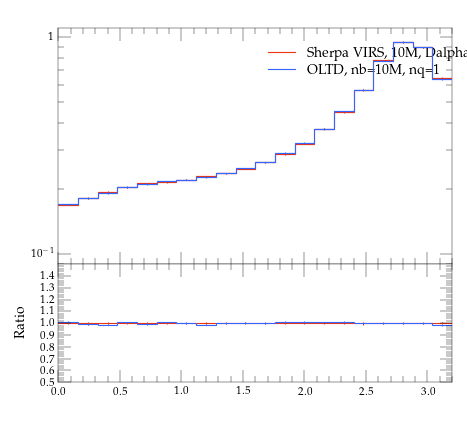

The script that saved this image:
#! /usr/bin/env python

# This Python script was auto-generated using YODA v2.0.0.
# Analysis object: /evtb/inc_tjg_dphi
# Timestamp: 16-04-2024 (10:05:22)

import matplotlib as mpl
import matplotlib.pyplot as plt
mpl.use('Agg') # comment out for interactive use
import os
import numpy as np

plotDir = os.path.split(os.path.realpath(__file__))[0]
if 'YODA_USER_PLOT_PATH' in globals():
    plot_outdir = globals()['YODA_USER_PLOT_PATH']
else:
    plot_outdir = plotDir

#plot style
plt.style.use(os.path.join(plotDir, '../default.mplstyle'))
# plot metadata
figW, figH = plt.rcParams['figure.figsize']
ax_xLabel = r''
ax_yLabel = r''
ax_title  = r''
ax_xScale = 'linear'
ax_yScale = 'log'
xLims = (0.0, 3.2)
yLims = (0.09000000000000001, 1.1)

# TeX-friendly labels for the legend
labels = [ r"Sherpa VIRS, 10M, Dalpha=0.01", r"OLTD, nb=10M, nq=1" ]

# Create figure and axis objects
fig, (ax, ratio0_ax) = plt.subplots(2, 1, sharex=True,
                  figsize=(figW,figH), gridspec_kw={'height_ratios': (2, 1)})
ratio0_ax.yaxis.set_major_locator(mpl.ticker.MultipleLocator(0.1))
ratio0_ax.set_ylim(0.5, 1.4999)
ratio0_ax.set_ylabel('Ratio')

# LineColor map: curve index -> color
linecolors = {0: '#EE3311', 1: '#3366FF'}
# the numerical data is stored in a separate file
dataf = dict()
prefix = os.path.split(__file__)[0]
if prefix:    prefix = prefix + '/'
exec(open(prefix+'inc_tjg_dphi__data.py').read(), dataf)


legend_handles = [] # keep track of handles for the legend

# style options for curves
# starts at zorder>=5 to draw curve on top of legend
styles = {
  'curve0': {
    'color' : linecolors[0],
    'linestyle' : '-',
    'marker' : 'o',
    'zorder' : 5,
    'histstyle' : True,
  },
  'curve1': {
    'color' : linecolors[1],
    'linestyle' : '-',
    'marker' : 'o',
    'zorder' : 6,
    'histstyle' : True,
  },
}
# curve from input yoda files in main panel
for label in dataf['yvals'].keys():
    if all(np.isnan(v) for v in dataf['yvals'][label]):
        continue
    tmp = None
    if styles[label]['histstyle']: # draw as histogram
        tmp, = ax.plot(dataf['xedges'], dataf['yedges'][label],
                       color=styles[label]['color'],
                       linestyle=styles[label]['linestyle'],
                       drawstyle='steps-pre', solid_joinstyle='miter',
                       zorder=styles[label]['zorder'], label=label)
        ax.errorbar(dataf['xpoints'], dataf['yvals'][label], color=styles[label]['color'],
                    xerr=dataf['xerrs'], yerr=[dataf['ydowns'][label], dataf['yups'][label]],
                    linestyle='none', zorder=styles[label]['zorder'])
    else: # draw as scatter
        tmp = ax.errorbar(dataf['xpoints'], dataf['yvals'][label],
                          xerr=dataf['xerrs'],
                          yerr=[ dataf['ydowns'][label],
                          dataf['yups'][label] ],
                          fmt=styles[label]['marker'],
                          ecolor=styles[label]['color'],
                          color=styles[label]['color'], zorder=2)
        tmp[-1][0].set_linestyle(styles[label]['linestyle'])
    legend_handles += [tmp]
    for varLabel in dataf['variation_yvals'].keys():
        if varLabel.startswith(label):
            tmp, = ax.plot(dataf['xedges'], dataf['variation_yvals'][varLabel],
                           color=styles[label]['color'],
                           linestyle=styles[label]['linestyle'],
                           drawstyle='steps-pre', solid_joinstyle='miter',
                           zorder=styles[label]['zorder'], alpha=0.5)


# plots on ratio panel
# curve from input yoda files in ratio panel
for label, yvals in dataf['ratio0_yvals'].items():
    if all(np.isnan(v) for v in yvals):
        continue
    if styles[label]['histstyle']: # plot as histogram
        ratio0_ax.plot(dataf['xedges'], yvals,
                       color=styles[label]['color'],
                       linestyle=styles[label]['linestyle'],
                       drawstyle='steps-pre', zorder=1,
                       solid_joinstyle='miter')
        ratio0_ax.vlines(dataf['xpoints'],
                         dataf['ratio0_ymin'][label],
                         dataf['ratio0_ymax'][label],
                         color=styles[label]['color'], zorder=1)
    else: # plot as scatter
        tmp = ratio0_ax.errorbar(dataf['xpoints'],
                                 yvals, xerr=dataf['xerrs'],
                                 yerr=dataf['ratio0_yerrs'][label],
                                 fmt=styles[label]['marker'],
                                 ecolor=styles[label]['color'],
                                 color=styles[label]['color'])
        tmp[-1][0].set_linestyle(styles[label]['linestyle'])

    for varlabel in dataf['ratio0_variation_vals'].keys():
        if varlabel.startswith(label):
            ratio0_ax.plot(dataf['xedges'],
                            dataf['ratio0_variation_vals'][varlabel],
                            color=styles[label]['color'],
                            linestyle=styles[label]['linestyle'],
                            drawstyle='steps-pre', solid_joinstyle='miter',
                            zorder=1, alpha=0.5)

legend_pos = (0.5, 0.97)
ax.legend(legend_handles, labels, loc='upper left', bbox_to_anchor=legend_pos)

# set plot metadata as defined above
ratio0_ax.set_xlabel(ax_xLabel)
ratio0_ax.xaxis.set_label_coords(1., -.15)
ax.set_ylabel(ax_yLabel, loc='top')
ax.set_title(ax_title, loc='left')
ax.set_xscale(ax_xScale)
ax.set_yscale(ax_yScale)
ax.set_xlim(xLims)
ax.set_ylim(yLims)

# tick formatting
plt.rcParams['xtick.top'] = True
plt.rcParams['ytick.right'] = True
ax.yaxis.set_major_locator(mpl.ticker.LogLocator(base=10.0, numticks=np.inf))
ax.yaxis.set_minor_locator(mpl.ticker.LogLocator(
                           base=10.0, subs=np.arange(0.1, 1, 0.1), numticks=np.inf))
fig.align_ylabels((ax, ratio0_ax))
plt.savefig(os.path.join(plot_outdir, 'inc_tjg_dphi.pdf'), format='PDF')
plt.savefig(os.path.join(plot_outdir, 'inc_tjg_dphi.png'), format='PNG')

plt.close(fig)
